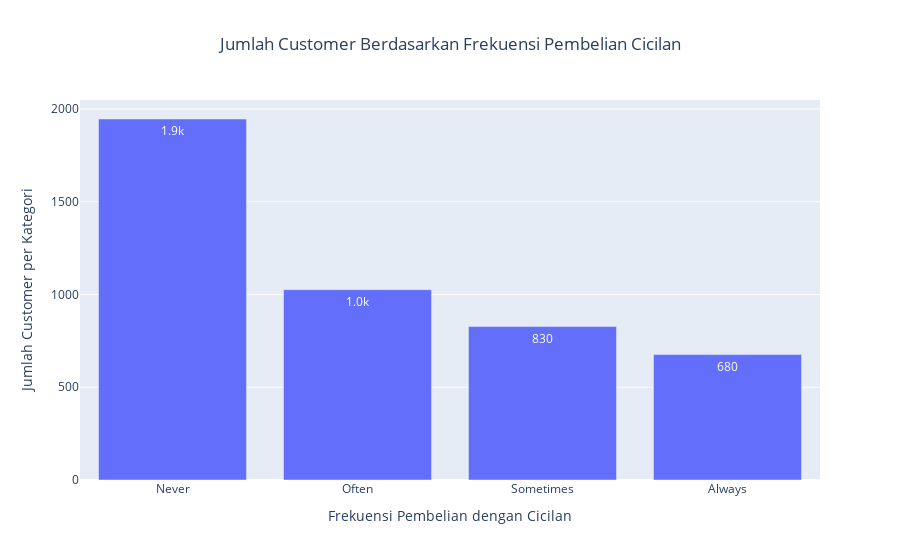

Here is the notebook cell this chart was saved with:
### Markdown cell above
Cek jumlah customer berdasarkan frekuensi pembelian metode cicilan dengan groupby dan count, dan divisualisasikan dengan plotly

### Code cell
# grouping by category and counting price
topifreq = df1.groupby("PURCHASES_INSTALLMENTS_FREQUENCY_CAT")["CUST_ID"].count().sort_values(ascending=False)
topifreq = topifreq.reset_index()
topifreq

# bar chart figure
fig = px.bar(topifreq, x="PURCHASES_INSTALLMENTS_FREQUENCY_CAT", y="CUST_ID", text_auto='.2s', title='Jumlah Customer Berdasarkan Frekuensi Pembelian Cicilan')
fig.update_layout(title_x = 0.5)
fig.update_xaxes(title_text="Frekuensi Pembelian dengan Cicilan")
fig.update_yaxes(title_text="Jumlah Customer per Kategori")

# display
fig.show()
topifreq

### Figure 1 — Plotly figure (JSON) as saved in the notebook; plotly's stock layout.template omitted (floating-point values rounded to 4 significant figures)
{"data": [{"alignmentgroup": "True", "hovertemplate": "PURCHASES_INSTALLMENTS_FREQUENCY_CAT=%{x}<br>CUST_ID=%{y}<extra></extra>", "legendgroup": "", "marker": {"color": "#636efa", "pattern": {"shape": ""}}, "name": "", "offsetgroup": "", "orientation": "v", "showlegend": false, "textposition": "auto", "texttemplate": "%{y:.2s}", "type": "bar", "x": ["Never", "Often", "Sometimes", "Always"], "xaxis": "x", "y": [1946, 1026, 827, 676], "yaxis": "y"}], "layout": {"barmode": "relative", "legend": {"tracegroupgap": 0}, "title": {"text": "Jumlah Customer Berdasarkan Frekuensi Pembelian Cicilan", "x": 0.5}, "xaxis": {"anchor": "y", "domain": [0, 1], "title": {"text": "Frekuensi Pembelian dengan Cicilan"}}, "yaxis": {"anchor": "x", "domain": [0, 1], "title": {"text": "Jumlah Customer per Kategori"}}}}
